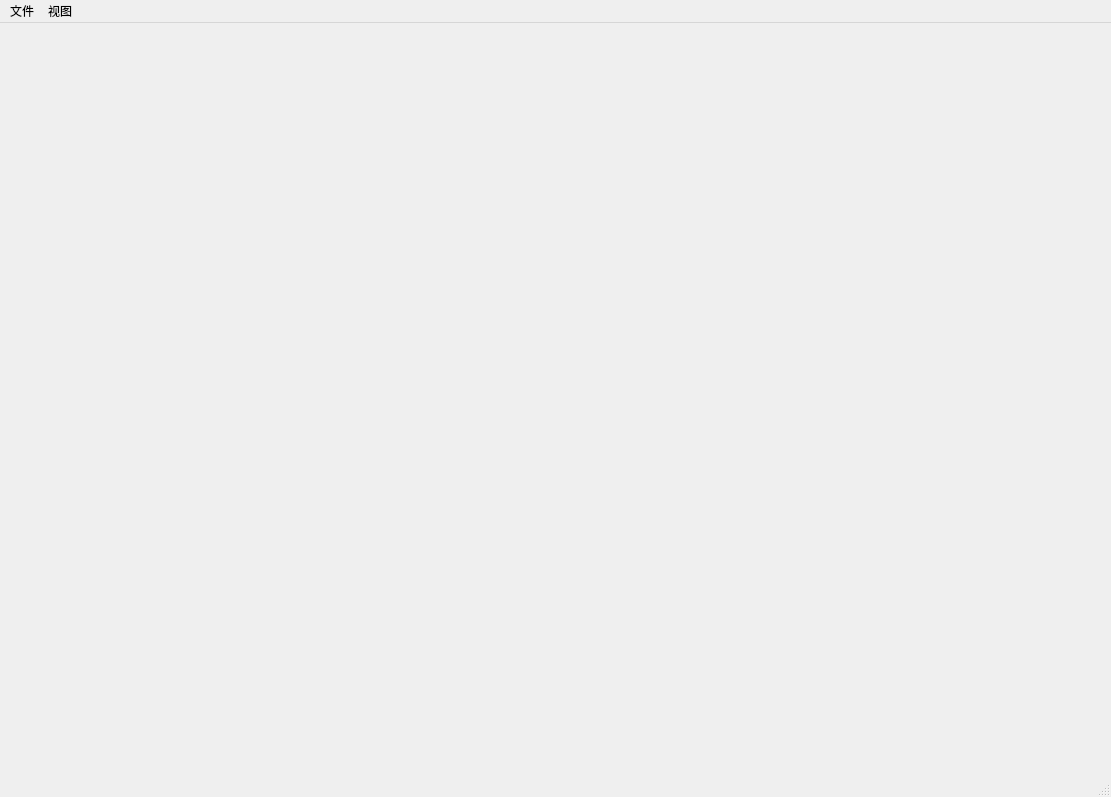
<?xml version="1.0" encoding="UTF-8"?>
<ui version="4.0">
 <class>MainWindow</class>
 <widget class="QMainWindow" name="MainWindow">
  <property name="geometry">
   <rect>
    <x>0</x>
    <y>0</y>
    <width>1111</width>
    <height>797</height>
   </rect>
  </property>
  <property name="windowTitle">
   <string>MainWindow</string>
  </property>
  <widget class="QWidget" name="centralwidget">
   <widget class="QWidget" name="verticalLayoutWidget">
    <property name="geometry">
     <rect>
      <x>270</x>
      <y>190</y>
      <width>160</width>
      <height>80</height>
     </rect>
    </property>
    <layout class="QVBoxLayout" name="verticalLayout"/>
   </widget>
  </widget>
  <widget class="QMenuBar" name="menubar">
   <property name="geometry">
    <rect>
     <x>0</x>
     <y>0</y>
     <width>1111</width>
     <height>26</height>
    </rect>
   </property>
   <widget class="QMenu" name="menufile">
    <property name="title">
     <string>文件</string>
    </property>
    <addaction name="actionImport"/>
    <addaction name="actionExit"/>
   </widget>
   <widget class="QMenu" name="menutools">
    <property name="title">
     <string>视图</string>
    </property>
   </widget>
   <addaction name="menufile"/>
   <addaction name="menutools"/>
  </widget>
  <widget class="QStatusBar" name="statusbar"/>
  <action name="actionImport">
   <property name="text">
    <string>导入</string>
   </property>
  </action>
  <action name="actionExit">
   <property name="text">
    <string>退出</string>
   </property>
  </action>
 </widget>
 <resources/>
 <connections/>
</ui>
